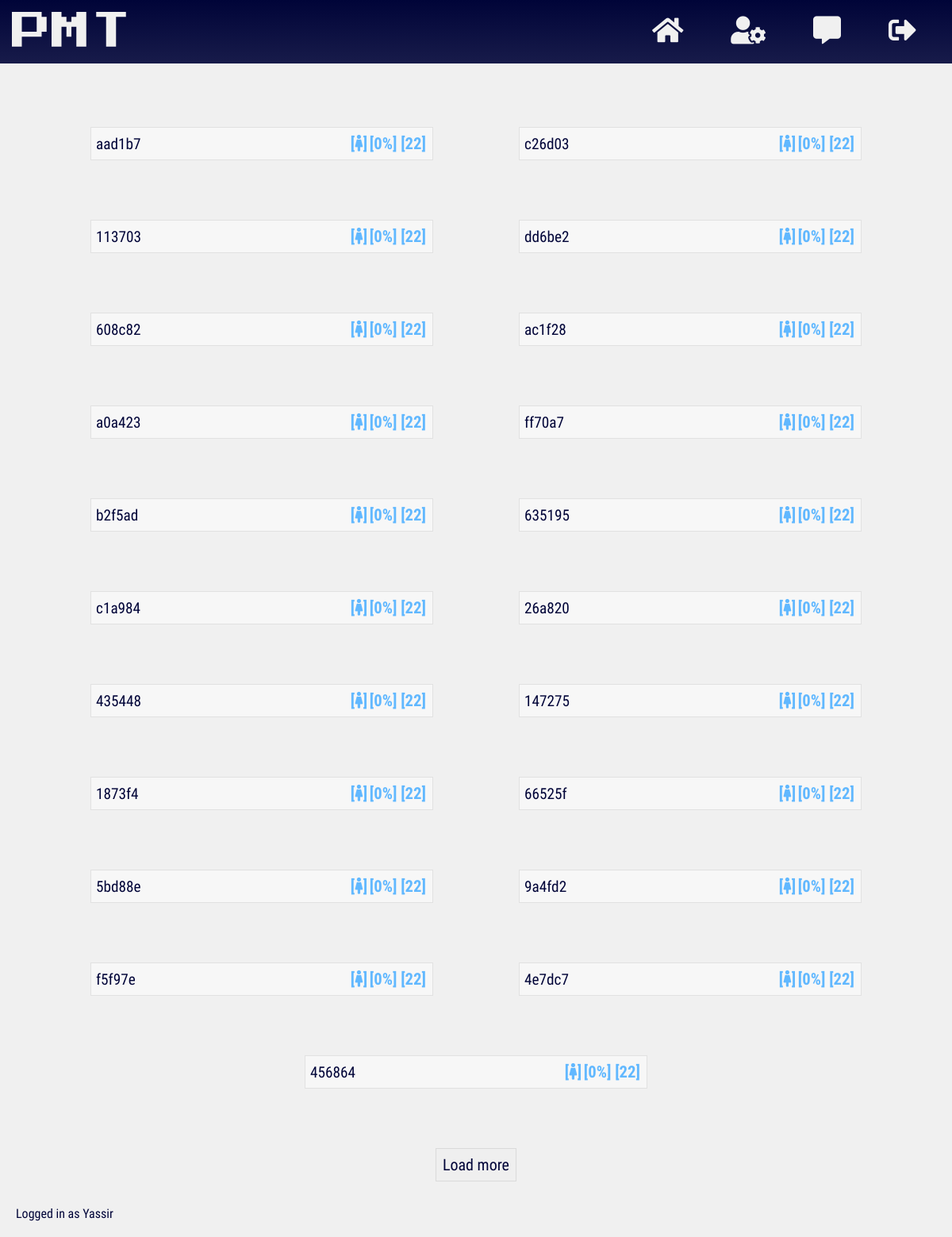
/ (signed in), run on the app's committed database.
### app/models.py (models this page shows, shortened)
class User(db.Model, UserMixin):
    __tablename__ = 'users'
    id = db.Column(db.Integer(), primary_key=True)
    username = db.Column(db.String(length=20), nullable=False, unique=True)
    email = db.Column(db.String(length=50), nullable=False, unique=True)
    password_hash = db.Column(db.String(length=60), nullable=False)
    age = db.Column(db.Integer(), nullable=False)
    gender = db.Column(db.String(length=6), nullable=False)
    assumptions = db.relationship('Assumption', secondary=users_to_assumptions,
    backref=db.backref('users', lazy=True), lazy=True)
    added_users = db.relationship('User', secondary=users_to_users,
                  primaryjoin=(users_to_users.c.added_id == id),
                  secondaryjoin=(users_to_users.c.adder_id == id),
                  backref=db.backref('adder_users', lazy=True), lazy=True)
    @property
    def password(self):
        return self.password

### app/routes.py (the view)
@app.route('/')
@login_required
def home_page():
    users = User.query.limit(25)
    return render_template('home.html', users=users,
    calculate_compatibility=calculate_compatibility)

### app/helpers.py (called while the page is built)
def calculate_compatibility(userid):
    commons = 0
    user = User.query.filter_by(id=userid).first()
    user_length = len(user.assumptions)
    main_length = len(current_user.assumptions)
    for assumption in current_user.assumptions:
        if assumption in user.assumptions:
            commons += 1
    if main_length > user_length:
        return round((commons/main_length) * 100, 2)
    elif user_length > main_length:
        return round((commons/user_length) * 100, 2)
    elif user_length == 0 or main_length == 0:
        return round(0, 2)
    else:
        return round((commons/main_length) * 100, 2)

### user_loader/__init__.py (called while the page is built)
@login_manager.user_loader
def load_user(user_id):
    return User.query.get(int(user_id))

### app/templates/home.html (shortened to what this page needs)
{% extends 'uniform/base.html' %}
{% block css_files %}
<link rel="stylesheet" href="{{ url_for('static',
filename='css/minified/home.css') }}">
{% endblock %}
{% block content %}
<ul id="list_of_users">
  {% for user in users %}
  {% if user not in current_user.added_users and user.id != current_user.id %}
  <div class="list-item-wrapper" USER_ID="{{ user.id }}">
    <li>
      <span class="username">{{ user.username }}</span>
      <span class="meta-data">
        <span class="gender {{ user.gender }}">
        [<i class="fas fa-{{ user.gender }}" name="gender"></i>]</span>
        <span class="compatibility">[{{ calculate_compatibility(user.id) }}%]
        </span>
        <span class="age">[{{ user.age }}]</span>
      </span>
    </li>
  </div>
  {% endif %}
  {% endfor %}
</ul>
<button type="button" name="load more" id="load_more">Load more</button>
{% endblock %}
{% block footer %}
Logged in as {{ current_user.username }}
{% endblock %}

### app/static/css/uniform/minified/base.css (style rules this page uses)
* { box-sizing:border-box;margin:0 }
body { background:#f0f0f0 }
button,header { -webkit-touch-callout:none;-webkit-user-select:none;-khtml-user-select:none;-moz-user-select:none;-ms-user-select:none;user-select:none }

### app/static/css/minified/home.css (style rules this page uses)
ul { padding:0;margin:80px auto 0 auto;width:90%;display:flex;flex-wrap:wrap }
.list-item-wrapper { flex-basis:100%;position:relative;margin-bottom:75px }
li { border:1px solid rgba(0,0,0,.09);display:flex;justify-content:space-between;flex-wrap:wrap;font-family:sans-serif;background:#f7f7f7;padding:3px;font-size:25px }
.meta-data { order:1;padding:5px;color:#61b8ff;font-size:.44em;align-self:center;font-family:roboto-bold,sans-serif;-webkit-touch-callout:none;-webkit-user-select:none;-khtml-user-select:none;-moz-user-select:none;-ms-user-select:none;user-select:none }
.username { font-family:roboto-regular,sans-serif;align-self:center;padding:3px;color:#000438;font-size:.77em }
.age,.compatibility,.gender { font-size:1.8em }
button#load_more { padding:8px;color:#000438;border:1px solid rgba(0,0,0,.09);font-family:roboto-regular;font-size:20px;display:block;margin:0 auto 70px auto;cursor:pointer }
@media (min-width:769px) { ul { justify-content:space-between } }
@media (min-width:769px) { li { transition:box-shadow 250ms ease } }
@media (min-width:769px) { ul { justify-content:space-around } }
@media (min-width:769px) { .list-item-wrapper { flex-basis:40% } }
@media (min-width:769px) { .meta-data { font-size:.46em } }

### data on the page
User: username "aad1b7", calculate_compatibility "0", age "22"
User: username "c26d03", calculate_compatibility "0", age "22"
User: username "113703", calculate_compatibility "0", age "22"
User: username "dd6be2", calculate_compatibility "0", age "22"
User: username "608c82", calculate_compatibility "0", age "22"
User: username "ac1f28", calculate_compatibility "0", age "22"
User: username "a0a423", calculate_compatibility "0", age "22"
User: username "ff70a7", calculate_compatibility "0", age "22"
User: username "b2f5ad", calculate_compatibility "0", age "22"
User: username "635195", calculate_compatibility "0", age "22"
User: username "c1a984", calculate_compatibility "0", age "22"
User: username "26a820", calculate_compatibility "0", age "22"
User: username "435448", calculate_compatibility "0", age "22"
User: username "147275", calculate_compatibility "0", age "22"
User: username "1873f4", calculate_compatibility "0", age "22"
User: username "66525f", calculate_compatibility "0", age "22"
User: username "5bd88e", calculate_compatibility "0", age "22"
User: username "9a4fd2", calculate_compatibility "0", age "22"
User: username "f5f97e", calculate_compatibility "0", age "22"
User: username "4e7dc7", calculate_compatibility "0", age "22"
User: username "456864", calculate_compatibility "0", age "22"
User: username "Yassir"
